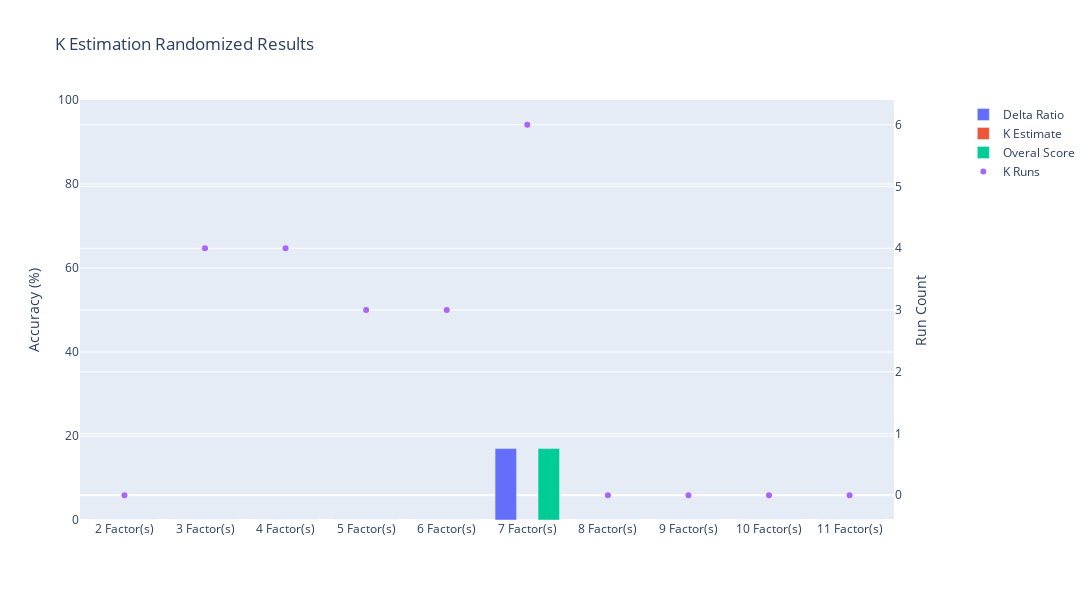

Write notebook code for a chart like this one.
### Code cell
def accuracy(occurences, results):
    accuracy_list = [0]*len(occurences)
    for i in range(len(occurences)):
        if occurences[i] == 0:
            accuracy_list[i] = 0
        else:
            accuracy_list[i] = round(results[i]/occurences[i],2)
    return np.multiply(100, accuracy_list)


dr_results = [0]*(max_factors-min_factors)
kest_results = [0]*(max_factors-min_factors)
score_results = [0]*(max_factors-min_factors)
k_runs = [0]*(max_factors-min_factors)
for _result in est_list:
    idx_k = _result['true K'] - min_factors
    true_k = _result['true K']
    k_runs[idx_k] += 1
    if _result['delta ratio'] == true_k:
        dr_results[idx_k] += 1
    if _result['K estimate'] == true_k:
        kest_results[idx_k] += 1
    if _result['Overall Score'] == true_k:
        score_results[idx_k] += 1

labels = [f"{i + min_factors} Factor(s)" for i in range(max_factors-min_factors+1)]

result_fig = make_subplots(specs=[[{"secondary_y": True}]])
result_fig.add_trace(go.Bar(name="Delta Ratio", x=labels, y=accuracy(k_runs, dr_results)), secondary_y=False)
result_fig.add_trace(go.Bar(name="K Estimate", x=labels, y=accuracy(k_runs, kest_results)), secondary_y=False)
result_fig.add_trace(go.Bar(name="Overal Score", x=labels, y=accuracy(k_runs, score_results)), secondary_y=False)
result_fig.add_trace(go.Scatter(name="K Runs", x=labels, y=k_runs, mode='markers'), secondary_y=True)

result_fig.update_layout(title="K Estimation Randomized Results", barmode='group', height=600, width=1200)
result_fig.update_yaxes(title_text="Accuracy (%)", range=[0, 100.0], secondary_y=False)
result_fig.update_yaxes(title_text="Run Count", secondary_y=True)
result_fig.show()

### Figure 1 — Plotly figure (JSON) as saved in the notebook; plotly's stock layout.template omitted (floating-point values rounded to 4 significant figures)
{"data": [{"name": "Delta Ratio", "type": "bar", "x": ["2 Factor(s)", "3 Factor(s)", "4 Factor(s)", "5 Factor(s)", "6 Factor(s)", "7 Factor(s)", "8 Factor(s)", "9 Factor(s)", "10 Factor(s)", "11 Factor(s)", "12 Factor(s)"], "xaxis": "x", "y": [0, 0, 0, 0, 0, 17, 0, 0, 0, 0], "yaxis": "y"}, {"name": "K Estimate", "type": "bar", "x": ["2 Factor(s)", "3 Factor(s)", "4 Factor(s)", "5 Factor(s)", "6 Factor(s)", "7 Factor(s)", "8 Factor(s)", "9 Factor(s)", "10 Factor(s)", "11 Factor(s)", "12 Factor(s)"], "xaxis": "x", "y": [0, 0, 0, 0, 0, 0, 0, 0, 0, 0], "yaxis": "y"}, {"name": "Overal Score", "type": "bar", "x": ["2 Factor(s)", "3 Factor(s)", "4 Factor(s)", "5 Factor(s)", "6 Factor(s)", "7 Factor(s)", "8 Factor(s)", "9 Factor(s)", "10 Factor(s)", "11 Factor(s)", "12 Factor(s)"], "xaxis": "x", "y": [0, 0, 0, 0, 0, 17, 0, 0, 0, 0], "yaxis": "y"}, {"mode": "markers", "name": "K Runs", "type": "scatter", "x": ["2 Factor(s)", "3 Factor(s)", "4 Factor(s)", "5 Factor(s)", "6 Factor(s)", "7 Factor(s)", "8 Factor(s)", "9 Factor(s)", "10 Factor(s)", "11 Factor(s)", "12 Factor(s)"], "xaxis": "x", "y": [0, 4, 4, 3, 3, 6, 0, 0, 0, 0], "yaxis": "y2"}], "layout": {"barmode": "group", "height": 600, "title": {"text": "K Estimation Randomized Results"}, "width": 1200, "xaxis": {"anchor": "y", "autorange": true, "domain": [0, 0.94], "range": [-0.5463, 9.546], "type": "category"}, "yaxis": {"anchor": "x", "domain": [0, 1], "range": [0, 100], "title": {"text": "Accuracy (%)"}, "type": "linear"}, "yaxis2": {"anchor": "x", "autorange": true, "overlaying": "y", "range": [-0.4008, 6.401], "side": "right", "title": {"text": "Run Count"}, "type": "linear"}}}
